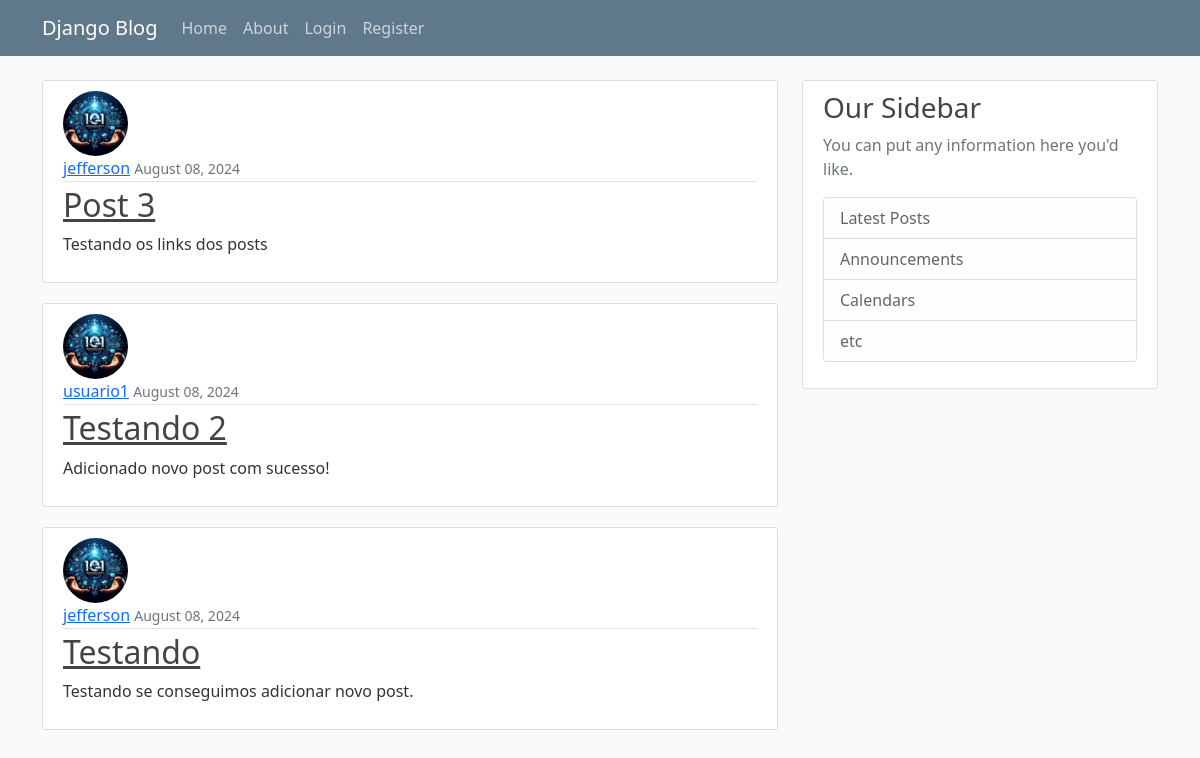
The app's page /, older data.
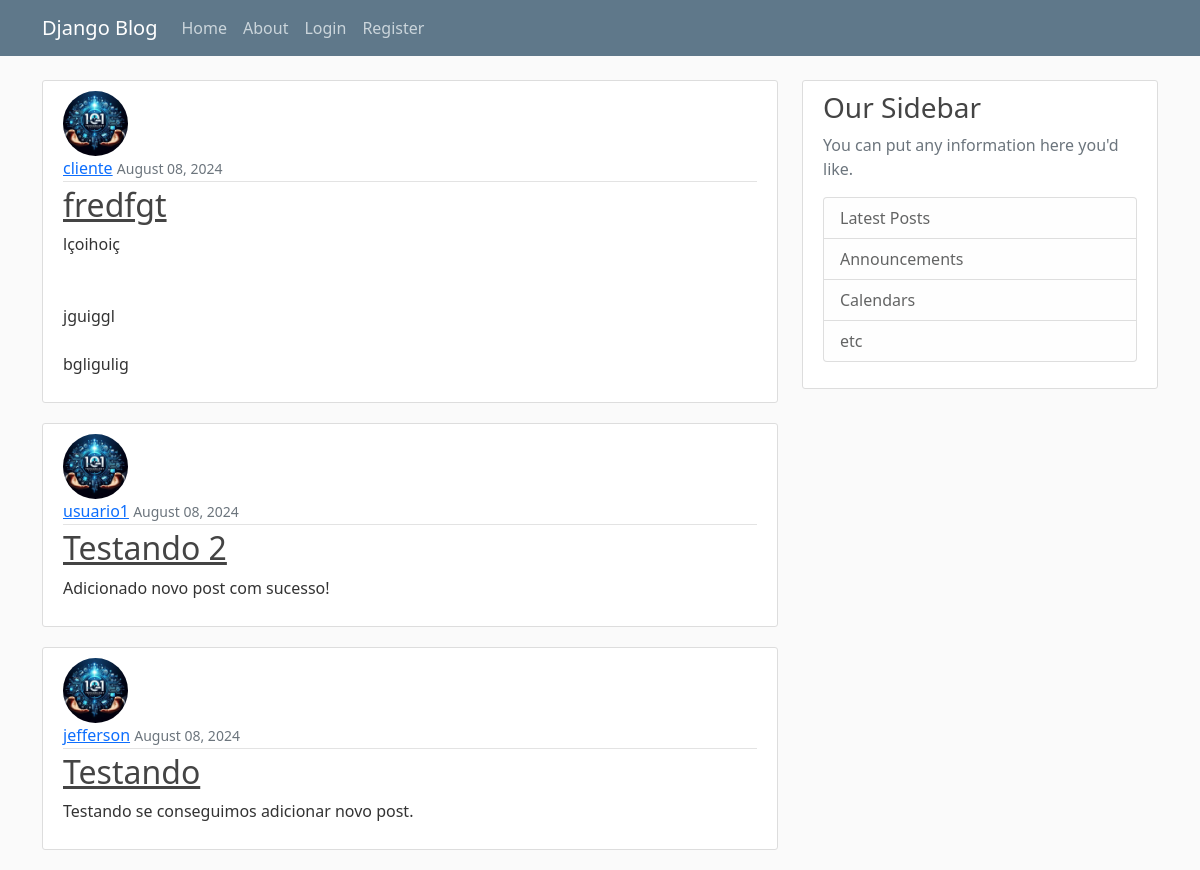
The same page, newer data.
### blog/models.py (models this page shows, shortened)
class Post(models.Model):
    title = models.CharField(max_length=100)
    content = models.TextField()
    date_posted = models.DateTimeField(default=timezone.now)
    author = models.ForeignKey(User, on_delete=models.CASCADE)

### users/models.py (models this page shows, shortened)
class Profile(models.Model):
    user = models.OneToOneField(User, on_delete=models.CASCADE)
    image = models.ImageField(default='default.jpg', upload_to='profile_pics')

### blog/views.py (the view)
# urls.py: path('',PostListView.as_view(), name='blog-home'),
class PostListView(ListView):
    model = Post
    template_name = 'blog/home.html' #<app>/<model>_<viewtype>.html
    context_object_name = 'posts'
    ordering = ['-date_posted']
    paginate_by = 5

### blog/templates/blog/home.html
{% extends "blog/base.html" %}
{% block content %}
    {% for post in posts %}
    <article class="media content-section">
      <img class="rounded-circle article-img" src="{{ post.author.profile.image.url }}">
        <div class="media-body">
          <div class="article-metadata">
            <a class="mr-2" href="#">{{ post.author }}</a>
            <small class="text-muted">{{ post.date_posted | date:"F d, Y " }}</small>
          </div>
          <h2><a class="article-title" href="{% url 'post-detail' post.id %}">{{ post.title }}</a></h2>
          <p class="article-content">{{ post.content }}</p>
        </div>
      </article>
    {% endfor %}
{% endblock content %}

### blog/templates/blog/base.html (shortened to what this page needs)
{% load static %}
<!DOCTYPE html>
<html>
<head>
 <link href="https://cdn.jsdelivr.net/npm/bootstrap@5.0.2/dist/css/bootstrap.min.css" rel="stylesheet">
 <link rel="stylesheet" type="text/css" href="{% static 'blog/main.css' %}">
</head>
<body>
    <header class="site-header">
        <nav class="navbar navbar-expand-md navbar-dark bg-steel fixed-top">
          <div class="container">
            <a class="navbar-brand mr-4" href="{% url 'blog-home' %}">Django Blog</a>
            <div class="collapse navbar-collapse" id="navbarToggle">
              <div class="navbar-nav mr-auto">
                <a class="nav-item nav-link" href="{% url 'blog-home' %}">Home</a>
                <a class="nav-item nav-link" href="{% url 'blog-about' %}">About</a>
              </div>
              <div class="navbar-nav">
                {% if user.is_authenticated %}
                  <a class="nav-item nav-link" href="{% url 'post-create' %}">New Post</a>
                  <a class="nav-item nav-link" href="{% url 'profile' %}">Profile</a>
                    <form id="logout-form" method="post" action="{% url 'logout' %}">
                      {% csrf_token %}
                      <button type="submit">Log out</button>
                    </form>
                {% else %}
                  <a class="nav-item nav-link" href="{% url 'login' %}">Login</a>
                  <a class="nav-item nav-link" href="{% url 'register' %}">Register</a>
                {% endif %}
              </div>
            </div>
          </div>
        </nav>
      </header>
      <main role="main" class="container">
        <div class="row">
          <div class="col-md-8">
            {% block content %}{% endblock %}
          </div>
          <div class="col-md-4">
            <div class="content-section">
              <h3>Our Sidebar</h3>
              <p class='text-muted'>You can put any information here you'd like.
                <ul class="list-group">
                  <li class="list-group-item list-group-item-light">Latest Posts</li>
                  <li class="list-group-item list-group-item-light">Announcements</li>
                  <li class="list-group-item list-group-item-light">Calendars</li>
                  <li class="list-group-item list-group-item-light">etc</li>
                </ul>
              </p>
            </div>
          </div>
        </div>
      </main>
</body>
</html>

### blog/static/blog/main.css (style rules this page uses)
body { background: #fafafa; color: #333333; margin-top: 5rem; }
h1, h2, h3, h4, h5, h6 { color: #444444; }
ul { margin: 0; }
.bg-steel { background-color: #5f788a; }
.site-header .navbar-nav .nav-link { color: #cbd5db; }
.content-section { background: #ffffff; padding: 10px 20px; border: 1px solid #dddddd; border-radius: 3px; margin-bottom: 20px; }
.article-title { color: #444444; }
.article-content { white-space: pre-line; }
.article-img { height: 65px; width: 65px; margin-right: 16px; }
.article-metadata { padding-bottom: 1px; margin-bottom: 4px; border-bottom: 1px solid #e3e3e3 }

Row changes from the older to the newer data that the page shows:
removed Post: author.profile.image (placeholder picture), author "jefferson", date_posted "August 08, 2024", title "Post 3", content "Testando os links dos posts"
added Post: author.profile.image (placeholder picture), author "cliente", date_posted "August 08, 2024", title "fredfgt", content "lçoihoiç jguiggl bgligulig"
